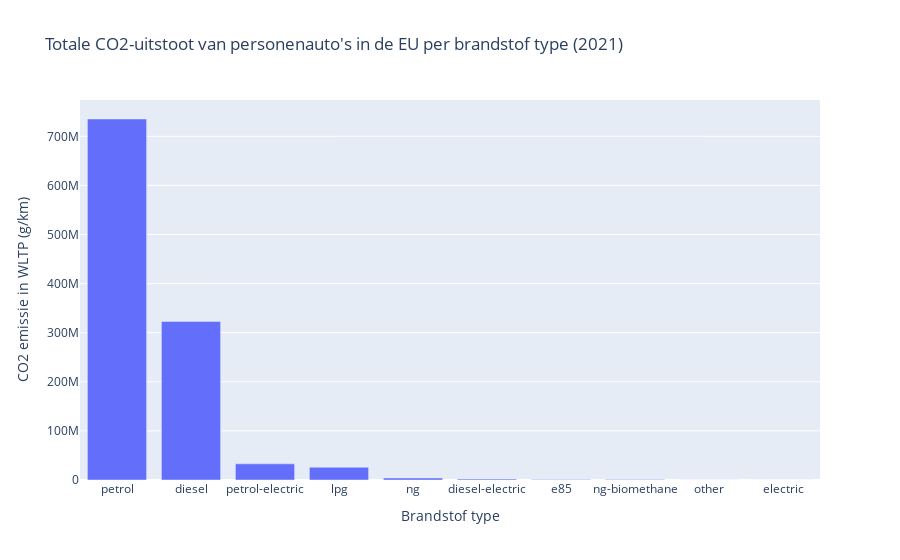

Write notebook code for a chart like this one.
### Code cell
total_emission_per_ft = co2_2021.groupby('Ft').agg({"Ewltp (g/km)": ['sum', 'size']})
total_emission_per_ft.columns = total_emission_per_ft.columns.map(' '.join).str.strip()
total_emission_per_ft = total_emission_per_ft.rename(columns={
    "Ewltp (g/km) sum": "Ewltp (g/km)",
    "Ewltp (g/km) size": "n",
})
total_emission_per_ft = total_emission_per_ft.sort_values(by="Ewltp (g/km)", ascending=False).reset_index()
if to_csv:
    total_emission_per_ft.to_csv("total_emission_per_ft.csv")

print(total_emission_per_ft)

# Plot settings
fig = px.bar(total_emission_per_ft,
    x="Ft",
    y="Ewltp (g/km)",
    title="Totale CO2-uitstoot van personenauto's in de EU per brandstof type (2021)",
    custom_data=[total_emission_per_ft["n"]],
    labels={
        "Ewltp (g/km)": "CO2 emissie in WLTP (g/km)",
        "Ft": "Brandstof type",
    }
)
fig.update_traces(hovertemplate="CO2 emissie in WLTP (g/km)=%{y}<br>Aantal auto's=%{customdata[0]}")
fig.show()

### Figure 1 — Plotly figure (JSON) as saved in the notebook; plotly's stock layout.template omitted (floating-point values rounded to 4 significant figures)
{"data": [{"alignmentgroup": "True", "customdata": [[5469354], [2235397], [786478], [214743], [39088], [50760], [7210], [7629], [1795], [980563]], "hovertemplate": "CO2 emissie in WLTP (g/km)=%{y}<br>Aantal auto's=%{customdata[0]}", "legendgroup": "", "marker": {"color": "#636efa", "pattern": {"shape": ""}}, "name": "", "offsetgroup": "", "orientation": "v", "showlegend": false, "textposition": "auto", "type": "bar", "x": ["petrol", "diesel", "petrol-electric", "lpg", "ng", "diesel-electric", "e85", "ng-biomethane", "other", "electric"], "xaxis": "x", "y": [735300000.0, 323000000.0, 32940000.0, 26010000.0, 4101000.0, 1985000.0, 1150701, 864100.0, 220954, 0], "yaxis": "y"}], "layout": {"barmode": "relative", "legend": {"tracegroupgap": 0}, "title": {"text": "Totale CO2-uitstoot van personenauto's in de EU per brandstof type (2021)"}, "xaxis": {"anchor": "y", "domain": [0, 1], "title": {"text": "Brandstof type"}}, "yaxis": {"anchor": "x", "domain": [0, 1], "title": {"text": "CO2 emissie in WLTP (g/km)"}}}}
